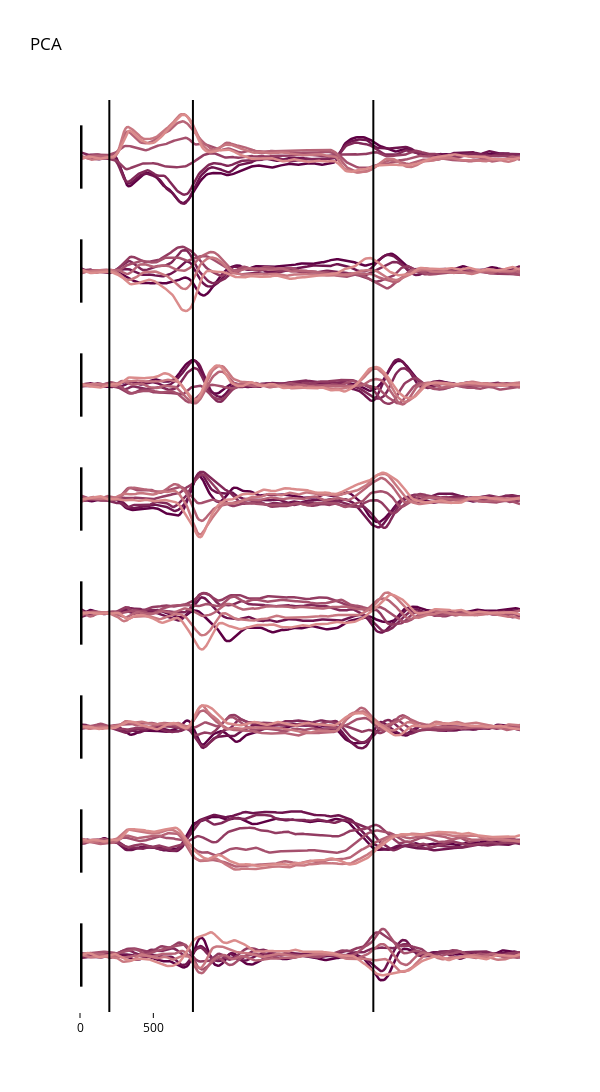

This figure's notebook cell:
### Markdown cell above
### PCA

### Code cell
# range for y axis
yRange = [-1.8,1.8]

fig = make_subplots(rows=R_est,cols = 1,shared_xaxes = True,vertical_spacing = 0)

for ii in range(R_est):

    for jj in range(numConds):
        latTrace = go.Scatter(y = rs_pca_latent[:,jj,ii], line = go.scatter.Line(color = cMap[jj],width = 2.5),showlegend = False)
        fig.add_trace(latTrace,row = ii+1,col=1)

    # mark important task events
    fig.add_vline(x = tgt_idx,row = ii+1,col = 1, line_color = 'black')
    fig.add_vline(x = move_idx,row = ii+1,col = 1, line_color = 'black')
    fig.add_vline(x = ret_idx,row = ii+1,col = 1, line_color = 'black')

    # add a vertical line for scale
    scaleLine = go.Scatter(x = [0,0],y = [-1,1],showlegend = False,mode = 'lines',
                            line = go.scatter.Line(color = 'black',width = 5))
    fig.add_trace(scaleLine,row = ii+1,col = 1)


# clean up
fig.update_layout(height = 2000,width =600,title = 'PCA',title_font_color = 'black',
                  paper_bgcolor = 'white',
                  plot_bgcolor = 'white')
fig.update_yaxes(showgrid = False,zeroline = False,visible = False,range = yRange)
fig.update_xaxes(color = 'black',showgrid = False,zeroline = False,visible = False)
fig.update_xaxes(color = 'black',showgrid = False,zeroline = False,
                 ticks = 'outside',tickvals = [0,50],ticktext = ['0','500'],visible = True,row = R_est,col = 1)

fig.show()

### Figure 1 — Plotly figure (JSON) as saved in the notebook; plotly's stock layout.template omitted (floating-point values rounded to 4 significant figures; data arrays with more than 128 entries replaced by an {"elided": "..."} marker saying what was removed)
{"data": [{"line": {"color": "#5e0044", "width": 2.5}, "showlegend": false, "y": {"elided": "301 float values"}, "type": "scatter", "xaxis": "x", "yaxis": "y"}, {"line": {"color": "#6f144e", "width": 2.5}, "showlegend": false, "y": {"elided": "301 float values"}, "type": "scatter", "xaxis": "x", "yaxis": "y"}, {"line": {"color": "#812858", "width": 2.5}, "showlegend": false, "y": {"elided": "301 float values"}, "type": "scatter", "xaxis": "x", "yaxis": "y"}, {"line": {"color": "#933c62", "width": 2.5}, "showlegend": false, "y": {"elided": "301 float values"}, "type": "scatter", "xaxis": "x", "yaxis": "y"}, {"line": {"color": "#a5506d", "width": 2.5}, "showlegend": false, "y": {"elided": "301 float values"}, "type": "scatter", "xaxis": "x", "yaxis": "y"}, {"line": {"color": "#b76477", "width": 2.5}, "showlegend": false, "y": {"elided": "301 float values"}, "type": "scatter", "xaxis": "x", "yaxis": "y"}, {"line": {"color": "#c97881", "width": 2.5}, "showlegend": false, "y": {"elided": "301 float values"}, "type": "scatter", "xaxis": "x", "yaxis": "y"}, {"line": {"color": "#db8c8c", "width": 2.5}, "showlegend": false, "y": {"elided": "301 float values"}, "type": "scatter", "xaxis": "x", "yaxis": "y"}, {"line": {"color": "black", "width": 5}, "mode": "lines", "showlegend": false, "x": [0, 0], "y": [-1, 1], "type": "scatter", "xaxis": "x", "yaxis": "y"}, {"line": {"color": "#5e0044", "width": 2.5}, "showlegend": false, "y": {"elided": "301 float values"}, "type": "scatter", "xaxis": "x2", "yaxis": "y2"}, {"line": {"color": "#6f144e", "width": 2.5}, "showlegend": false, "y": {"elided": "301 float values"}, "type": "scatter", "xaxis": "x2", "yaxis": "y2"}, {"line": {"color": "#812858", "width": 2.5}, "showlegend": false, "y": {"elided": "301 float values"}, "type": "scatter", "xaxis": "x2", "yaxis": "y2"}, {"line": {"color": "#933c62", "width": 2.5}, "showlegend": false, "y": {"elided": "301 float values"}, "type": "scatter", "xaxis": "x2", "yaxis": "y2"}, {"line": {"color": "#a5506d", "width": 2.5}, "showlegend": false, "y": {"elided": "301 float values"}, "type": "scatter", "xaxis": "x2", "yaxis": "y2"}, {"line": {"color": "#b76477", "width": 2.5}, "showlegend": false, "y": {"elided": "301 float values"}, "type": "scatter", "xaxis": "x2", "yaxis": "y2"}, {"line": {"color": "#c97881", "width": 2.5}, "showlegend": false, "y": {"elided": "301 float values"}, "type": "scatter", "xaxis": "x2", "yaxis": "y2"}, {"line": {"color": "#db8c8c", "width": 2.5}, "showlegend": false, "y": {"elided": "301 float values"}, "type": "scatter", "xaxis": "x2", "yaxis": "y2"}, {"line": {"color": "black", "width": 5}, "mode": "lines", "showlegend": false, "x": [0, 0], "y": [-1, 1], "type": "scatter", "xaxis": "x2", "yaxis": "y2"}, {"line": {"color": "#5e0044", "width": 2.5}, "showlegend": false, "y": {"elided": "301 float values"}, "type": "scatter", "xaxis": "x3", "yaxis": "y3"}, {"line": {"color": "#6f144e", "width": 2.5}, "showlegend": false, "y": {"elided": "301 float values"}, "type": "scatter", "xaxis": "x3", "yaxis": "y3"}, {"line": {"color": "#812858", "width": 2.5}, "showlegend": false, "y": {"elided": "301 float values"}, "type": "scatter", "xaxis": "x3", "yaxis": "y3"}, {"line": {"color": "#933c62", "width": 2.5}, "showlegend": false, "y": {"elided": "301 float values"}, "type": "scatter", "xaxis": "x3", "yaxis": "y3"}, {"line": {"color": "#a5506d", "width": 2.5}, "showlegend": false, "y": {"elided": "301 float values"}, "type": "scatter", "xaxis": "x3", "yaxis": "y3"}, {"line": {"color": "#b76477", "width": 2.5}, "showlegend": false, "y": {"elided": "301 float values"}, "type": "scatter", "xaxis": "x3", "yaxis": "y3"}, {"line": {"color": "#c97881", "width": 2.5}, "showlegend": false, "y": {"elided": "301 float values"}, "type": "scatter", "xaxis": "x3", "yaxis": "y3"}, {"line": {"color": "#db8c8c", "width": 2.5}, "showlegend": false, "y": {"elided": "301 float values"}, "type": "scatter", "xaxis": "x3", "yaxis": "y3"}, {"line": {"color": "black", "width": 5}, "mode": "lines", "showlegend": false, "x": [0, 0], "y": [-1, 1], "type": "scatter", "xaxis": "x3", "yaxis": "y3"}, {"line": {"color": "#5e0044", "width": 2.5}, "showlegend": false, "y": {"elided": "301 float values"}, "type": "scatter", "xaxis": "x4", "yaxis": "y4"}, {"line": {"color": "#6f144e", "width": 2.5}, "showlegend": false, "y": {"elided": "301 float values"}, "type": "scatter", "xaxis": "x4", "yaxis": "y4"}, {"line": {"color": "#812858", "width": 2.5}, "showlegend": false, "y": {"elided": "301 float values"}, "type": "scatter", "xaxis": "x4", "yaxis": "y4"}, {"line": {"color": "#933c62", "width": 2.5}, "showlegend": false, "y": {"elided": "301 float values"}, "type": "scatter", "xaxis": "x4", "yaxis": "y4"}, {"line": {"color": "#a5506d", "width": 2.5}, "showlegend": false, "y": {"elided": "301 float values"}, "type": "scatter", "xaxis": "x4", "yaxis": "y4"}, {"line": {"color": "#b76477", "width": 2.5}, "showlegend": false, "y": {"elided": "301 float values"}, "type": "scatter", "xaxis": "x4", "yaxis": "y4"}, {"line": {"color": "#c97881", "width": 2.5}, "showlegend": false, "y": {"elided": "301 float values"}, "type": "scatter", "xaxis": "x4", "yaxis": "y4"}, {"line": {"color": "#db8c8c", "width": 2.5}, "showlegend": false, "y": {"elided": "301 float values"}, "type": "scatter", "xaxis": "x4", "yaxis": "y4"}, {"line": {"color": "black", "width": 5}, "mode": "lines", "showlegend": false, "x": [0, 0], "y": [-1, 1], "type": "scatter", "xaxis": "x4", "yaxis": "y4"}, {"line": {"color": "#5e0044", "width": 2.5}, "showlegend": false, "y": {"elided": "301 float values"}, "type": "scatter", "xaxis": "x5", "yaxis": "y5"}, {"line": {"color": "#6f144e", "width": 2.5}, "showlegend": false, "y": {"elided": "301 float values"}, "type": "scatter", "xaxis": "x5", "yaxis": "y5"}, {"line": {"color": "#812858", "width": 2.5}, "showlegend": false, "y": {"elided": "301 float values"}, "type": "scatter", "xaxis": "x5", "yaxis": "y5"}, {"line": {"color": "#933c62", "width": 2.5}, "showlegend": false, "y": {"elided": "301 float values"}, "type": "scatter", "xaxis": "x5", "yaxis": "y5"}, {"line": {"color": "#a5506d", "width": 2.5}, "showlegend": false, "y": {"elided": "301 float values"}, "type": "scatter", "xaxis": "x5", "yaxis": "y5"}, {"line": {"color": "#b76477", "width": 2.5}, "showlegend": false, "y": {"elided": "301 float values"}, "type": "scatter", "xaxis": "x5", "yaxis": "y5"}, {"line": {"color": "#c97881", "width": 2.5}, "showlegend": false, "y": {"elided": "301 float values"}, "type": "scatter", "xaxis": "x5", "yaxis": "y5"}, {"line": {"color": "#db8c8c", "width": 2.5}, "showlegend": false, "y": {"elided": "301 float values"}, "type": "scatter", "xaxis": "x5", "yaxis": "y5"}, {"line": {"color": "black", "width": 5}, "mode": "lines", "showlegend": false, "x": [0, 0], "y": [-1, 1], "type": "scatter", "xaxis": "x5", "yaxis": "y5"}, {"line": {"color": "#5e0044", "width": 2.5}, "showlegend": false, "y": {"elided": "301 float values"}, "type": "scatter", "xaxis": "x6", "yaxis": "y6"}, {"line": {"color": "#6f144e", "width": 2.5}, "showlegend": false, "y": {"elided": "301 float values"}, "type": "scatter", "xaxis": "x6", "yaxis": "y6"}, {"line": {"color": "#812858", "width": 2.5}, "showlegend": false, "y": {"elided": "301 float values"}, "type": "scatter", "xaxis": "x6", "yaxis": "y6"}, {"line": {"color": "#933c62", "width": 2.5}, "showlegend": false, "y": {"elided": "301 float values"}, "type": "scatter", "xaxis": "x6", "yaxis": "y6"}, {"line": {"color": "#a5506d", "width": 2.5}, "showlegend": false, "y": {"elided": "301 float values"}, "type": "scatter", "xaxis": "x6", "yaxis": "y6"}, {"line": {"color": "#b76477", "width": 2.5}, "showlegend": false, "y": {"elided": "301 float values"}, "type": "scatter", "xaxis": "x6", "yaxis": "y6"}, {"line": {"color": "#c97881", "width": 2.5}, "showlegend": false, "y": {"elided": "301 float values"}, "type": "scatter", "xaxis": "x6", "yaxis": "y6"}, {"line": {"color": "#db8c8c", "width": 2.5}, "showlegend": false, "y": {"elided": "301 float values"}, "type": "scatter", "xaxis": "x6", "yaxis": "y6"}, {"line": {"color": "black", "width": 5}, "mode": "lines", "showlegend": false, "x": [0, 0], "y": [-1, 1], "type": "scatter", "xaxis": "x6", "yaxis": "y6"}, {"line": {"color": "#5e0044", "width": 2.5}, "showlegend": false, "y": {"elided": "301 float values"}, "type": "scatter", "xaxis": "x7", "yaxis": "y7"}, {"line": {"color": "#6f144e", "width": 2.5}, "showlegend": false, "y": {"elided": "301 float values"}, "type": "scatter", "xaxis": "x7", "yaxis": "y7"}, {"line": {"color": "#812858", "width": 2.5}, "showlegend": false, "y": {"elided": "301 float values"}, "type": "scatter", "xaxis": "x7", "yaxis": "y7"}, {"line": {"color": "#933c62", "width": 2.5}, "showlegend": false, "y": {"elided": "301 float values"}, "type": "scatter", "xaxis": "x7", "yaxis": "y7"}, {"line": {"color": "#a5506d", "width": 2.5}, "showlegend": false, "y": {"elided": "301 float values"}, "type": "scatter", "xaxis": "x7", "yaxis": "y7"}, {"line": {"color": "#b76477", "width": 2.5}, "showlegend": false, "y": {"elided": "301 float values"}, "type": "scatter", "xaxis": "x7", "yaxis": "y7"}, {"line": {"color": "#c97881", "width": 2.5}, "showlegend": false, "y": {"elided": "301 float values"}, "type": "scatter", "xaxis": "x7", "yaxis": "y7"}, {"line": {"color": "#db8c8c", "width": 2.5}, "showlegend": false, "y": {"elided": "301 float values"}, "type": "scatter", "xaxis": "x7", "yaxis": "y7"}, {"line": {"color": "black", "width": 5}, "mode": "lines", "showlegend": false, "x": [0, 0], "y": [-1, 1], "type": "scatter", "xaxis": "x7", "yaxis": "y7"}, {"line": {"color": "#5e0044", "width": 2.5}, "showlegend": false, "y": {"elided": "301 float values"}, "type": "scatter", "xaxis": "x8", "yaxis": "y8"}, {"line": {"color": "#6f144e", "width": 2.5}, "showlegend": false, "y": {"elided": "301 float values"}, "type": "scatter", "xaxis": "x8", "yaxis": "y8"}, {"line": {"color": "#812858", "width": 2.5}, "showlegend": false, "y": {"elided": "301 float values"}, "type": "scatter", "xaxis": "x8", "yaxis": "y8"}, {"line": {"color": "#933c62", "width": 2.5}, "showlegend": false, "y": {"elided": "301 float values"}, "type": "scatter", "xaxis": "x8", "yaxis": "y8"}, {"line": {"color": "#a5506d", "width": 2.5}, "showlegend": false, "y": {"elided": "301 float values"}, "type": "scatter", "xaxis": "x8", "yaxis": "y8"}, {"line": {"color": "#b76477", "width": 2.5}, "showlegend": false, "y": {"elided": "301 float values"}, "type": "scatter", "xaxis": "x8", "yaxis": "y8"}, {"line": {"color": "#c97881", "width": 2.5}, "showlegend": false, "y": {"elided": "301 float values"}, "type": "scatter", "xaxis": "x8", "yaxis": "y8"}, {"line": {"color": "#db8c8c", "width": 2.5}, "showlegend": false, "y": {"elided": "301 float values"}, "type": "scatter", "xaxis": "x8", "yaxis": "y8"}, {"line": {"color": "black", "width": 5}, "mode": "lines", "showlegend": false, "x": [0, 0], "y": [-1, 1], "type": "scatter", "xaxis": "x8", "yaxis": "y8"}], "layout": {"xaxis": {"anchor": "y", "domain": [0.0, 1.0], "matches": "x8", "showticklabels": false, "color": "black", "showgrid": false, "zeroline": false, "visible": false}, "yaxis": {"anchor": "x", "domain": [0.875, 1.0], "showgrid": false, "zeroline": false, "visible": false, "range": [-1.8, 1.8]}, "xaxis2": {"anchor": "y2", "domain": [0.0, 1.0], "matches": "x8", "showticklabels": false, "color": "black", "showgrid": false, "zeroline": false, "visible": false}, "yaxis2": {"anchor": "x2", "domain": [0.75, 0.875], "showgrid": false, "zeroline": false, "visible": false, "range": [-1.8, 1.8]}, "xaxis3": {"anchor": "y3", "domain": [0.0, 1.0], "matches": "x8", "showticklabels": false, "color": "black", "showgrid": false, "zeroline": false, "visible": false}, "yaxis3": {"anchor": "x3", "domain": [0.625, 0.75], "showgrid": false, "zeroline": false, "visible": false, "range": [-1.8, 1.8]}, "xaxis4": {"anchor": "y4", "domain": [0.0, 1.0], "matches": "x8", "showticklabels": false, "color": "black", "showgrid": false, "zeroline": false, "visible": false}, "yaxis4": {"anchor": "x4", "domain": [0.5, 0.625], "showgrid": false, "zeroline": false, "visible": false, "range": [-1.8, 1.8]}, "xaxis5": {"anchor": "y5", "domain": [0.0, 1.0], "matches": "x8", "showticklabels": false, "color": "black", "showgrid": false, "zeroline": false, "visible": false}, "yaxis5": {"anchor": "x5", "domain": [0.375, 0.5], "showgrid": false, "zeroline": false, "visible": false, "range": [-1.8, 1.8]}, "xaxis6": {"anchor": "y6", "domain": [0.0, 1.0], "matches": "x8", "showticklabels": false, "color": "black", "showgrid": false, "zeroline": false, "visible": false}, "yaxis6": {"anchor": "x6", "domain": [0.25, 0.375], "showgrid": false, "zeroline": false, "visible": false, "range": [-1.8, 1.8]}, "xaxis7": {"anchor": "y7", "domain": [0.0, 1.0], "matches": "x8", "showticklabels": false, "color": "black", "showgrid": false, "zeroline": false, "visible": false}, "yaxis7": {"anchor": "x7", "domain": [0.125, 0.25], "showgrid": false, "zeroline": false, "visible": false, "range": [-1.8, 1.8]}, "xaxis8": {"anchor": "y8", "domain": [0.0, 1.0], "color": "black", "showgrid": false, "zeroline": false, "visible": true, "ticks": "outside", "tickvals": [0, 50], "ticktext": ["0", "500"]}, "yaxis8": {"anchor": "x8", "domain": [0.0, 0.125], "showgrid": false, "zeroline": false, "visible": false, "range": [-1.8, 1.8]}, "shapes": [{"line": {"color": "black"}, "type": "line", "x0": 20, "x1": 20, "xref": "x", "y0": 0, "y1": 1, "yref": "y domain"}, {"line": {"color": "black"}, "type": "line", "x0": 77, "x1": 77, "xref": "x", "y0": 0, "y1": 1, "yref": "y domain"}, {"line": {"color": "black"}, "type": "line", "x0": 200, "x1": 200, "xref": "x", "y0": 0, "y1": 1, "yref": "y domain"}, {"line": {"color": "black"}, "type": "line", "x0": 20, "x1": 20, "xref": "x2", "y0": 0, "y1": 1, "yref": "y2 domain"}, {"line": {"color": "black"}, "type": "line", "x0": 77, "x1": 77, "xref": "x2", "y0": 0, "y1": 1, "yref": "y2 domain"}, {"line": {"color": "black"}, "type": "line", "x0": 200, "x1": 200, "xref": "x2", "y0": 0, "y1": 1, "yref": "y2 domain"}, {"line": {"color": "black"}, "type": "line", "x0": 20, "x1": 20, "xref": "x3", "y0": 0, "y1": 1, "yref": "y3 domain"}, {"line": {"color": "black"}, "type": "line", "x0": 77, "x1": 77, "xref": "x3", "y0": 0, "y1": 1, "yref": "y3 domain"}, {"line": {"color": "black"}, "type": "line", "x0": 200, "x1": 200, "xref": "x3", "y0": 0, "y1": 1, "yref": "y3 domain"}, {"line": {"color": "black"}, "type": "line", "x0": 20, "x1": 20, "xref": "x4", "y0": 0, "y1": 1, "yref": "y4 domain"}, {"line": {"color": "black"}, "type": "line", "x0": 77, "x1": 77, "xref": "x4", "y0": 0, "y1": 1, "yref": "y4 domain"}, {"line": {"color": "black"}, "type": "line", "x0": 200, "x1": 200, "xref": "x4", "y0": 0, "y1": 1, "yref": "y4 domain"}, {"line": {"color": "black"}, "type": "line", "x0": 20, "x1": 20, "xref": "x5", "y0": 0, "y1": 1, "yref": "y5 domain"}, {"line": {"color": "black"}, "type": "line", "x0": 77, "x1": 77, "xref": "x5", "y0": 0, "y1": 1, "yref": "y5 domain"}, {"line": {"color": "black"}, "type": "line", "x0": 200, "x1": 200, "xref": "x5", "y0": 0, "y1": 1, "yref": "y5 domain"}, {"line": {"color": "black"}, "type": "line", "x0": 20, "x1": 20, "xref": "x6", "y0": 0, "y1": 1, "yref": "y6 domain"}, {"line": {"color": "black"}, "type": "line", "x0": 77, "x1": 77, "xref": "x6", "y0": 0, "y1": 1, "yref": "y6 domain"}, {"line": {"color": "black"}, "type": "line", "x0": 200, "x1": 200, "xref": "x6", "y0": 0, "y1": 1, "yref": "y6 domain"}, {"line": {"color": "black"}, "type": "line", "x0": 20, "x1": 20, "xref": "x7", "y0": 0, "y1": 1, "yref": "y7 domain"}, {"line": {"color": "black"}, "type": "line", "x0": 77, "x1": 77, "xref": "x7", "y0": 0, "y1": 1, "yref": "y7 domain"}, {"line": {"color": "black"}, "type": "line", "x0": 200, "x1": 200, "xref": "x7", "y0": 0, "y1": 1, "yref": "y7 domain"}, {"line": {"color": "black"}, "type": "line", "x0": 20, "x1": 20, "xref": "x8", "y0": 0, "y1": 1, "yref": "y8 domain"}, {"line": {"color": "black"}, "type": "line", "x0": 77, "x1": 77, "xref": "x8", "y0": 0, "y1": 1, "yref": "y8 domain"}, {"line": {"color": "black"}, "type": "line", "x0": 200, "x1": 200, "xref": "x8", "y0": 0, "y1": 1, "yref": "y8 domain"}], "title": {"text": "PCA", "font": {"color": "black"}}, "height": 2000, "width": 600, "paper_bgcolor": "white", "plot_bgcolor": "white"}}
